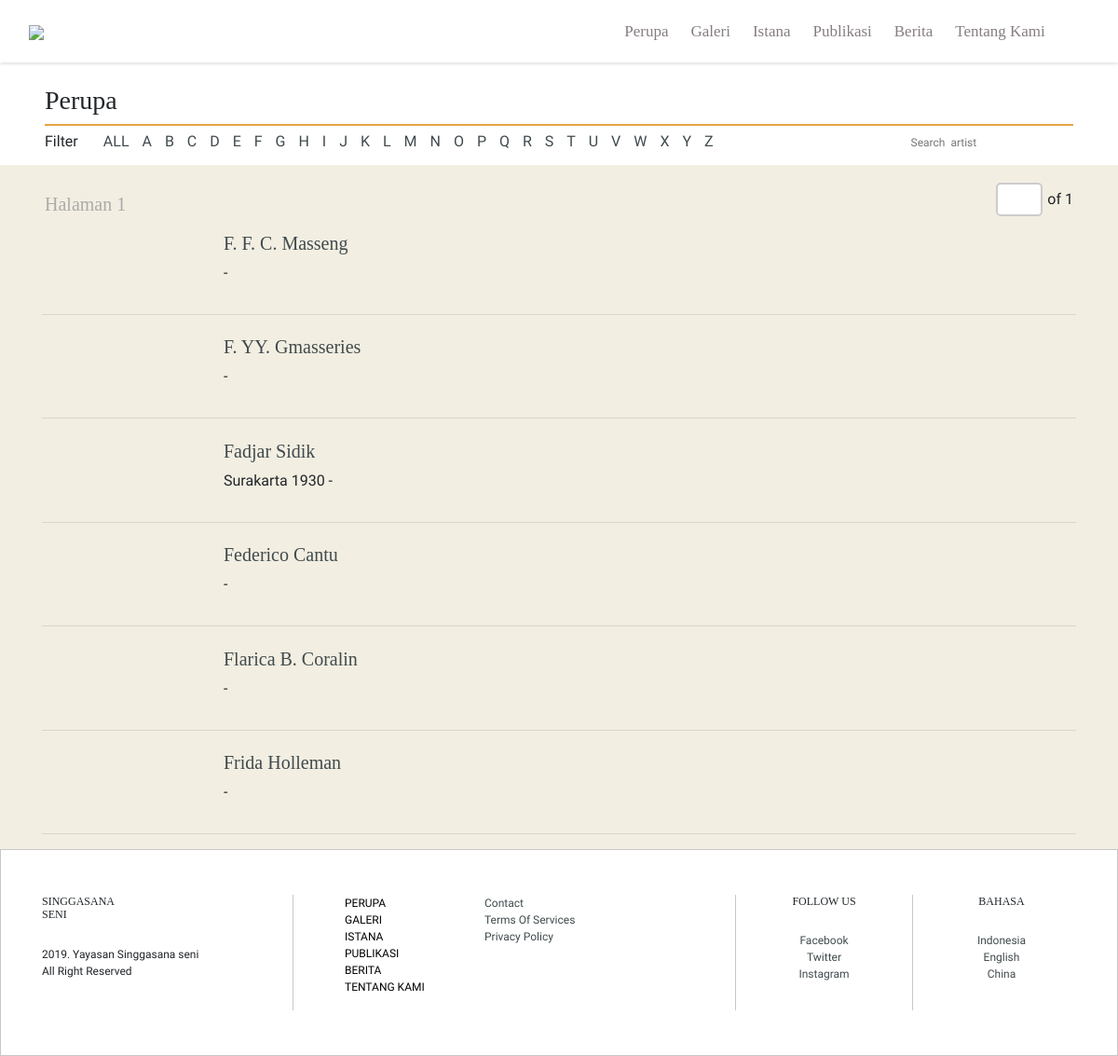
The page /koleksi/lukisan/F/ on the database as committed earlier.
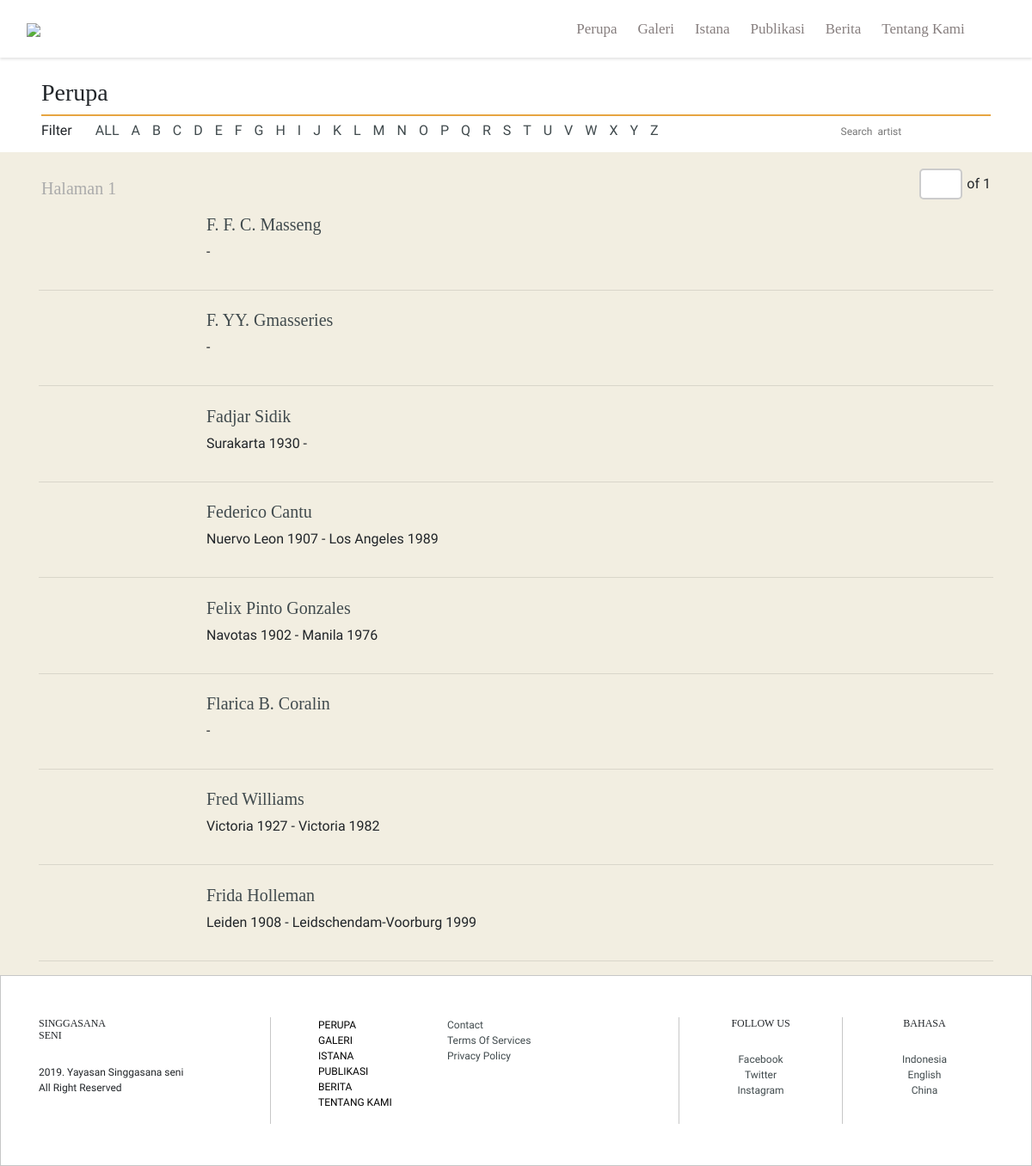
The same page on the database as committed later.
### singgasanaseni/models.py (models this page shows, shortened)
class perupa(models.Model):
    PERUPA_CHOICES = (
        ('Pelukis', 'Pelukis'),
        ('Pematung', 'Pematung'),
        ('Pengrajin', 'Pengrajin'),
    )
    Nama = models.CharField(max_length=50)
    Panggilan = models.CharField(max_length=50, null=True, blank= True)
    Alamat = models.TextField(null=True, blank=True)
    Tempat_Lahir = models.CharField(max_length=50, blank=True)
    Tanggal_Lahir = models.CharField(max_length=50, blank=True)
    Tempat_Wafat = models.CharField(max_length=50, blank=True)
    Tanggal_Wafat = models.CharField(max_length=50, blank=True)
    Kategori = models.CharField(max_length=10, choices=PERUPA_CHOICES, default=True)
    Keterangan = models.TextField(null=True, blank=True, default="No detailed Information available")
    Description = models.TextField(null=True, blank=True, default="No detailed Information available")
    Sumber = models.CharField(max_length=50, blank=True )
    Link = models.TextField(blank=True, default="#")
    Gambar = models.FileField(upload_to='perupa/', blank=True, null=True)
    Upload_date = models.DateTimeField(auto_now_add=True)
    object  = PerupaManager()
    class Meta:
        verbose_name_plural = 'Perupa'

### singgasanaseni/views.py (the view)
# urls.py: path('koleksi/lukisan/F/', singgasanaseniviews.FList, name='F-list'),
def FList(request):
    Perupa = perupa.object.filter(Kategori='Pelukis', Panggilan__startswith='F').order_by('Panggilan')
    Perupa_Q = perupa.object.all()
    query = request.GET.get("q")
    if query:
        Perupa = Perupa_Q.filter(Nama__icontains=query)
    Page_request_var = "page"
    paginator = Paginator(Perupa, 20)
    page = request.GET.get(Page_request_var)
    try:
        Perupa = paginator.page(page)
    except PageNotAnInteger:
        Perupa = paginator.page(1)
    except EmptyPage:
        Perupa = paginator.page(paginator.num_pages)
    context = {
        "perupa": Perupa,
        "page_request_var": Page_request_var
    }
    return render(request, 'perupa/index.html', context)

### singgasanaseni/models.py (called while the page is built)
    def get_queryset(self):
        return PerupaQuerySet(self.model, using=self._db)

    def get_queryset(self):
        return KaryaQuerySet(self.model, using=self._db)

### singgasanaseni/templates/perupa/index.html (shortened to what this page needs)
{% extends 'base.html' %}
{% load static %}
{% load svg %}
    {% block content %}
    <article>
      <div class="container-fluid">
          <div class="row">
            <div class="col-md-12 sectionkoleksi">
              <span class="divkoleksi divkarya">
                <h3>Perupa</h3>
              </span>
              <div class="sectionfilter">
                <div class="filterkarya">
                  <label class="filtermenu" style="padding: 0;">Filter</label>
                  <div class="filtermenu">
                    <a href="{% url 'Perupa-list' %}" class="current">ALL</a>
                    <a href="{% url 'A-list' %}">A</a>
                    <a href="{% url 'B-list' %}">B</a>
                    <a href="{% url 'C-list' %}">C</a>
                    <a href="{% url 'D-list' %}">D</a>
                    <a href="{% url 'E-list' %}">E</a>
                    <a href="{% url 'F-list' %}">F</a>
                    <a href="{% url 'G-list' %}" >G</a>
                    <a href="{% url 'H-list' %}" >H</a>
                    <a href="{% url 'I-list' %}" >I</a>
                    <a href="{% url 'J-list' %}" >J</a>
                    <a href="{% url 'K-list' %}" >K</a>
                    <a href="{% url 'L-list' %}" >L</a>
                    <a href="{% url 'M-list' %}" >M</a>
                    <a href="{% url 'N-list' %}" >N</a>
                    <a href="{% url 'O-list' %}" >O</a>
                    <a href="{% url 'P-list' %}" >P</a>
                    <a href="{% url 'Q-list' %}" >Q</a>
                    <a href="{% url 'R-list' %}" >R</a>
                    <a href="{% url 'S-list' %}" >S</a>
                    <a href="{% url 'T-list' %}" >T</a>
                    <a href="{% url 'U-list' %}" >U</a>
                    <a href="{% url 'V-list' %}" >V</a>
                    <a href="{% url 'W-list' %}" >W</a>
                    <a href="{% url 'X-list' %}" >X</a>
                    <a href="{% url 'Y-list' %}" >Y</a>
                    <a href="{% url 'Z-list' %}" >Z</a>
                  </div>
                </div>
                <div class="formsearchkarya">
                  <form>
                    <form method="GET" action="">
                        <input type="text" name="q" placeholder="Search  artist">
                        <i class="fa fa-search" aria-hidden="true"></i>
                    </form>
                  </form>
                </div>
              </div>
            </div>
          </div>
          <div class="row bgkarya">
             <div class="col-md-12 sectionkoleksi">
              <span class="divkoleksi" style="border: none;">
              <h3>Halaman {{ perupa.number }}</h3>
                <span class="pagingkarya">
                    <ul class="pagination">
                    <form method="GET" >
                        <input type="number" name="page" id="formpage">
                    </form>  <p style="margin-top: auto; margin-bottom: auto;">of {{ perupa.paginator.num_pages }}</p>
                     </ul>
                </span>
              </span>
            </div>
           <div class="container">
            {% for Perupa in perupa.object_list %}
            <div class="{{ Perupa.Panggilan | slice:"1" | lower }}">
                <div class="row col-md-12">
                    <div class="col-md-2">
                    </div>
                    <div class="col-md-7">
                        <h3>
                            <a href="/perupa/{{ Perupa.id }}">{{ Perupa.Panggilan }}</a>
                        </h3>
                        <p>{{ Perupa.Tempat_Lahir }} {{ Perupa.Tanggal_Lahir  }} - {{ Perupa.Tempat_Wafat }} {{ Perupa.Tanggal_Wafat }}</p>
                    </div>
                </div>
              <hr>
            </div>
               {% endfor %}
          </div>
      </div>
    </article>
    {% endblock %}

### singgasanaseni/templates/base.html (shortened to what this page needs)
{% load static %}
{% load i18n %}
<!DOCTYPE html>
<html lang="en">
  <head>
    <link href="{% static 'vendor/bootstrap/css/bootstrap.min.css' %}" rel="stylesheet">
    <link href="{% static 'css/animate.css' %}" rel="stylesheet"  />
    <link rel="stylesheet" href="{% static 'css/style.css' %}" />
    <link href="{% static 'vendor/fontawesome-free/css/all.min.css' %}" rel="stylesheet" type="text/css">
    <link href="{% static 'vendor/simple-line-icons/css/simple-line-icons.css' %}" rel="stylesheet">
    <link href="{% static 'css/stylish-portfolio.min.css' %}" rel="stylesheet">
  </head>
   <body id="page-top">
      <nav class="navbar cbp-hsmenu-wrapper" id="cbp-hsmenu-wrapper">
        <div class="container-fluid">
           <div class="navbar-header">
            <a class="navbar-brand" href="{% url 'homepage-views' %}">
              <img src="{% static 'img/logo.png' %}">
            </a>
          </div>
          <div class="cbp-hsinner">
            <ul class="cbp-hsmenu" id="menuall">
              <li>
                <a href="#">Perupa</a>
              </li>
              <li><a href="{% url 'karya-list' %}">Galeri</a></li>
              <li>
                <a href="#">Istana</a>
              </li>
              <li><a href="#">Publikasi</a></li>
              <li><a href="{% url 'berita-list' %}">Berita</a></li>
              <li><a href="{% url 'tentang-kami' %}">Tentang Kami</a></li>
              <li><a href="{% url 'cari' %}"><i class="fa fa-search"></i></a></li>
            </ul>
            </div>
          </div>
        </nav>
        {% block content %}{% endblock %}
    <footer class="bdfooter footer">
      <div class="container">
        <div class="row">
        <div class="col-md-3 borderfooter">
          <h4>SINGGASANA <br> SENI </h4><BR>
          <label class="brown">2019. Yayasan Singgasana seni<Br>All Right Reserved</label>
        </div>
        <div class="col-md-2">
          <ul class="linkfooter nopad">
            <li><a href="{% url 'Perupa-list' %}">PERUPA</a></li>
            <li><a href="{% url 'karya-list' %}">GALERI</a></li>
            <li><a href="{% url 'istana-negara' %}">ISTANA</a></li>
            <li><a href="#">PUBLIKASI</a></li>
            <li><a href="{% url 'berita-list' %}">BERITA</a></li>
            <li><a href="{% url 'tentang-kami' %}">TENTANG KAMI</a></li>
          </ul>
        </div>
        <div class="col-md-3 borderfooter thcolumn">
          <a href="#" class="brown">Contact</a><br>
          <a href="#" class="brown">Terms Of Services</a><br>
          <a href="#" class="brown">Privacy Policy</a><br>
        </div>
        <div class="col-md-2 borderfooter text-center fhcolumn">
          <h4>FOLLOW US</h4><Br>
          <span>
            <a href="#">Facebook</a><br>
            <a href="#">Twitter</a><br>
            <a href="#">Instagram</a>
          </span>
        </div>
        <div class="col-md-2 text-center lscolumn">
          <h4>BAHASA</h4><br>
          <span>
            <a href="/">Indonesia</a><br>
            <a href="/en">English</a><br>
            <a href="/ch">China</a><br>
          </span>
        </div>
      </div>
      </div>
    </footer>
  </body>
</html>

### static/css/style.css (style rules this page uses)
.pagination { display: flex; }
#formpage { width: 50px; padding: 4px 5px; margin: -5px 5px; box-sizing: border-box; border: 2px solid #ccc; border-radius: 5px; -webkit-transition: 0.5s; transition: 0.5s; outline: none; font-family: sans-serif; }

Rows that differ between the two databases and show on the page:
changed perupa "Federico Cantu": Tempat_Lahir (not shown) → "Nuervo Leon"; Tanggal_Lahir (not shown) → "1907"; Tempat_Wafat (not shown) → "Los Angeles"; Tanggal_Wafat (not shown) → "1989"
added perupa: Panggilan "Felix Pinto Gonzales", Tempat_Lahir "Navotas", Tanggal_Lahir "1902", Tempat_Wafat "Manila", Tanggal_Wafat "1976"
now on this page (row edited): perupa: Panggilan "Fred Williams", Tempat_Lahir "Victoria", Tanggal_Lahir "1927", Tempat_Wafat "Victoria", Tanggal_Wafat "1982"
changed perupa "Frida Holleman": Tempat_Lahir (not shown) → "Leiden"; Tanggal_Lahir (not shown) → "1908"; Tempat_Wafat (not shown) → "Leidschendam-Voorburg"; Tanggal_Wafat (not shown) → "1999"
